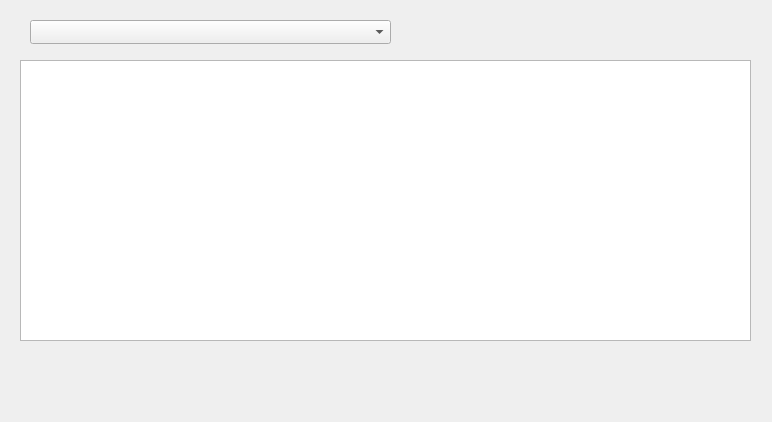
<?xml version="1.0" encoding="UTF-8"?>
<ui version="4.0">
 <class>DialogDB</class>
 <widget class="QDialog" name="DialogDB">
  <property name="geometry">
   <rect>
    <x>0</x>
    <y>0</y>
    <width>772</width>
    <height>422</height>
   </rect>
  </property>
  <property name="windowTitle">
   <string>Dialog</string>
  </property>
  <widget class="QTableView" name="tableView">
   <property name="geometry">
    <rect>
     <x>20</x>
     <y>60</y>
     <width>731</width>
     <height>281</height>
    </rect>
   </property>
  </widget>
  <widget class="QComboBox" name="comboBox">
   <property name="geometry">
    <rect>
     <x>30</x>
     <y>20</y>
     <width>361</width>
     <height>24</height>
    </rect>
   </property>
  </widget>
 </widget>
 <resources/>
 <connections/>
</ui>
